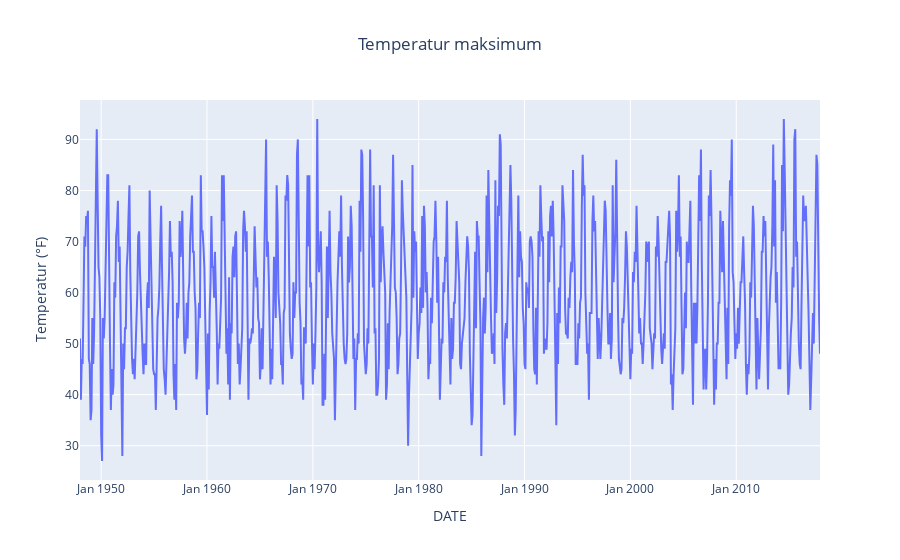

This figure's notebook cell:
### Code cell
col = "TMAX"
dfx = pd.Series(df2[col].values, index=df2['DATE'].values)
fig = px.line(df2, x='DATE', y=col, title='Temperatur maksimum', labels={'date': 'Date', col: 'Temperatur (°F)'})
fig.update_xaxes(
    rangeslider_visible=False,
    rangeslider_thickness=0.05,
    tickformat="%b %Y",
    rangeslider_bgcolor="darkblue",
    rangeslider_borderwidth=1
)
fig.update_layout(
    title='Temperatur maksimum',
    title_x=0.5,
)
fig.show()

### Figure 1 — Plotly figure (JSON) as saved in the notebook; plotly's stock layout.template omitted (floating-point values rounded to 4 significant figures; data arrays with more than 128 entries replaced by an {"elided": "..."} marker saying what was removed)
{"data": [{"hovertemplate": "DATE=%{x}<br>Temperatur (°F)=%{y}<extra></extra>", "legendgroup": "", "line": {"color": "#636efa", "dash": "solid"}, "marker": {"symbol": "circle"}, "mode": "lines", "name": "", "orientation": "v", "showlegend": false, "type": "scatter", "x": {"elided": "840 str values"}, "xaxis": "x", "y": {"elided": "840 int values"}, "yaxis": "y"}], "layout": {"autosize": true, "legend": {"tracegroupgap": 0}, "title": {"text": "Temperatur maksimum", "x": 0.5}, "xaxis": {"anchor": "y", "autorange": true, "domain": [0, 1], "range": ["1948-01-01", "2017-12-01"], "rangeslider": {"bgcolor": "darkblue", "borderwidth": 1, "thickness": 0.05, "visible": false, "yaxis": {}}, "tickformat": "%b %Y", "title": {"text": "DATE"}, "type": "date"}, "yaxis": {"anchor": "x", "autorange": true, "domain": [0, 1], "range": [23.28, 97.72], "title": {"text": "Temperatur (°F)"}, "type": "linear"}}}
